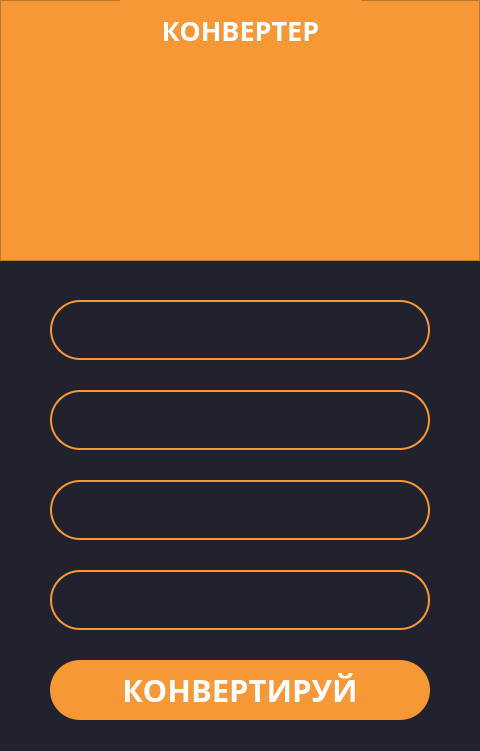
<?xml version="1.0" encoding="UTF-8"?>
<ui version="4.0">
 <class>MainWindow</class>
 <widget class="QMainWindow" name="MainWindow">
  <property name="geometry">
   <rect>
    <x>0</x>
    <y>0</y>
    <width>480</width>
    <height>751</height>
   </rect>
  </property>
  <property name="font">
   <font>
    <family>Dhurjati</family>
    <pointsize>14</pointsize>
    <bold>true</bold>
   </font>
  </property>
  <property name="windowTitle">
   <string>КОНВЕРТЕР</string>
  </property>
  <widget class="QWidget" name="centralwidget">
   <property name="styleSheet">
    <string notr="true">background-color: #22222e;</string>
   </property>
   <widget class="QFrame" name="frame">
    <property name="geometry">
     <rect>
      <x>0</x>
      <y>0</y>
      <width>480</width>
      <height>261</height>
     </rect>
    </property>
    <property name="styleSheet">
     <string notr="true">background-color: #f79837;</string>
    </property>
    <property name="frameShape">
     <enum>QFrame::StyledPanel</enum>
    </property>
    <property name="frameShadow">
     <enum>QFrame::Raised</enum>
    </property>
    <widget class="QLabel" name="label">
     <property name="geometry">
      <rect>
       <x>120</x>
       <y>-10</y>
       <width>241</width>
       <height>81</height>
      </rect>
     </property>
     <property name="font">
      <font>
       <family>Ubuntu Mono</family>
       <pointsize>20</pointsize>
       <italic>false</italic>
       <bold>true</bold>
      </font>
     </property>
     <property name="styleSheet">
      <string notr="true">color: white;</string>
     </property>
     <property name="text">
      <string>КОНВЕРТЕР</string>
     </property>
     <property name="alignment">
      <set>Qt::AlignCenter</set>
     </property>
    </widget>
    <widget class="QLabel" name="label_2">
     <property name="geometry">
      <rect>
       <x>150</x>
       <y>60</y>
       <width>181</width>
       <height>181</height>
      </rect>
     </property>
     <property name="text">
      <string/>
     </property>
     <property name="pixmap">
      <pixmap>exchanging.png</pixmap>
     </property>
    </widget>
   </widget>
   <widget class="QLineEdit" name="input_currency">
    <property name="geometry">
     <rect>
      <x>50</x>
      <y>300</y>
      <width>380</width>
      <height>60</height>
     </rect>
    </property>
    <property name="font">
     <font>
      <family>Ubuntu Mono</family>
      <pointsize>25</pointsize>
      <bold>true</bold>
     </font>
    </property>
    <property name="styleSheet">
     <string notr="true">background-color: #22222e;
border: 2px solid #f79837;
border-radius: 30px;
color: white;
</string>
    </property>
    <property name="text">
     <string/>
    </property>
    <property name="alignment">
     <set>Qt::AlignCenter</set>
    </property>
   </widget>
   <widget class="QLineEdit" name="input_amount">
    <property name="geometry">
     <rect>
      <x>50</x>
      <y>390</y>
      <width>380</width>
      <height>60</height>
     </rect>
    </property>
    <property name="font">
     <font>
      <family>Ubuntu Mono</family>
      <pointsize>25</pointsize>
      <bold>true</bold>
     </font>
    </property>
    <property name="styleSheet">
     <string notr="true">background-color: #22222e;
border: 2px solid #f79837;
border-radius: 30px;
color: white;
</string>
    </property>
    <property name="text">
     <string/>
    </property>
    <property name="alignment">
     <set>Qt::AlignCenter</set>
    </property>
   </widget>
   <widget class="QLineEdit" name="output_currency">
    <property name="geometry">
     <rect>
      <x>50</x>
      <y>480</y>
      <width>380</width>
      <height>60</height>
     </rect>
    </property>
    <property name="font">
     <font>
      <family>Ubuntu Mono</family>
      <pointsize>25</pointsize>
      <bold>true</bold>
     </font>
    </property>
    <property name="styleSheet">
     <string notr="true">background-color: #22222e;
border: 2px solid #f79837;
border-radius: 30px;
color: white;
</string>
    </property>
    <property name="text">
     <string/>
    </property>
    <property name="alignment">
     <set>Qt::AlignCenter</set>
    </property>
   </widget>
   <widget class="QLineEdit" name="output_amount">
    <property name="geometry">
     <rect>
      <x>50</x>
      <y>570</y>
      <width>380</width>
      <height>60</height>
     </rect>
    </property>
    <property name="font">
     <font>
      <family>Ubuntu Mono</family>
      <pointsize>25</pointsize>
      <bold>true</bold>
     </font>
    </property>
    <property name="styleSheet">
     <string notr="true">background-color: #22222e;
border: 2px solid #f79837;
border-radius: 30px;
color: white;
</string>
    </property>
    <property name="text">
     <string/>
    </property>
    <property name="alignment">
     <set>Qt::AlignCenter</set>
    </property>
   </widget>
   <widget class="QPushButton" name="pushButton">
    <property name="geometry">
     <rect>
      <x>50</x>
      <y>660</y>
      <width>380</width>
      <height>60</height>
     </rect>
    </property>
    <property name="font">
     <font>
      <family>Ubuntu Mono</family>
      <pointsize>23</pointsize>
      <italic>false</italic>
      <bold>true</bold>
     </font>
    </property>
    <property name="layoutDirection">
     <enum>Qt::LeftToRight</enum>
    </property>
    <property name="styleSheet">
     <string notr="true">QPushButton {
	color: white;
	background-color: #f79837;
	border-radius: 30;
}

QPushButton:pressed {
	background-color: #b26211;
}</string>
    </property>
    <property name="text">
     <string>КОНВЕРТИРУЙ</string>
    </property>
   </widget>
  </widget>
 </widget>
 <resources/>
 <connections/>
</ui>
